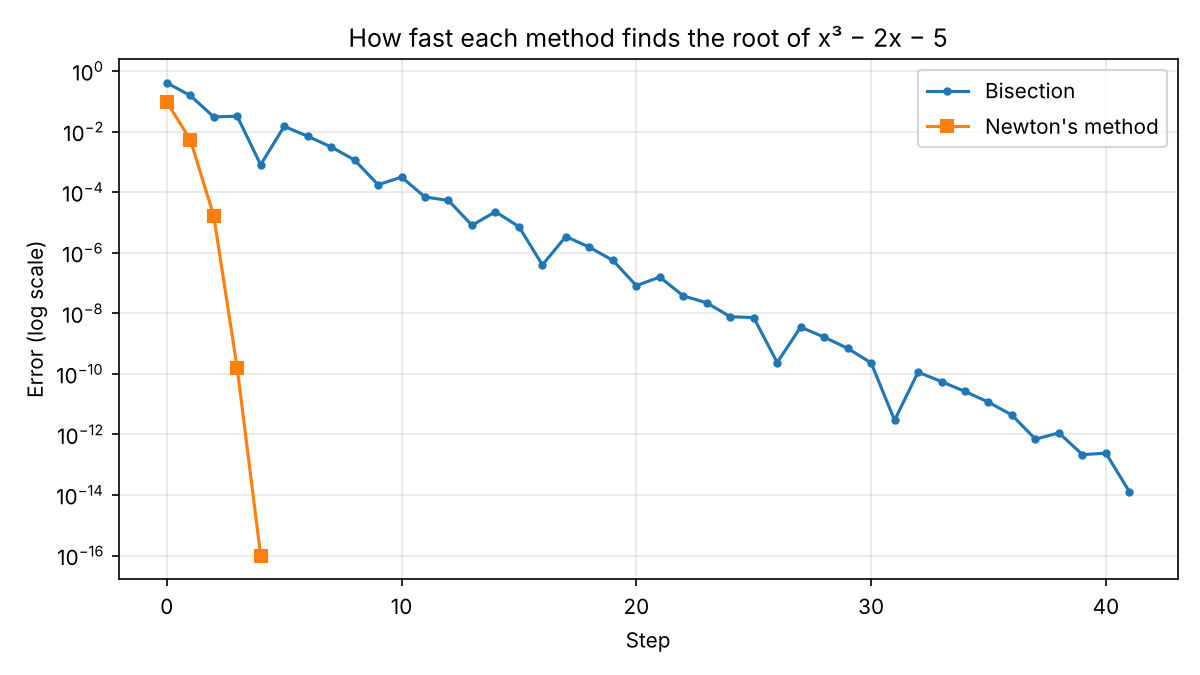

This figure's Python source:
"""
Solving equations a calculator can't solve directly: Newton's method vs bisection.

Example equation: x^3 - 2x - 5 = 0   (Newton himself used this one in 1669)
Also: computing sqrt(2) by solving x^2 - 2 = 0.

Bisection: keep cutting an interval in half. Slow but always works.
Newton's method: follow the tangent line to where it crosses zero:
    x_next = x - f(x) / f'(x)
Usually much faster: the number of correct digits roughly doubles each step.
"""
import matplotlib.pyplot as plt


def f(x):
    return x**3 - 2*x - 5


def df(x):          # derivative of f
    return 3*x**2 - 2


def newton(f, df, x, tol=1e-12, max_steps=50):
    history = [x]
    for _ in range(max_steps):
        x = x - f(x) / df(x)
        history.append(x)
        if abs(f(x)) < tol:
            break
    return x, history


def bisection(f, low, high, tol=1e-12, max_steps=100):
    if f(low) * f(high) > 0:
        raise ValueError("f(low) and f(high) must have opposite signs")
    history = []
    for _ in range(max_steps):
        mid = (low + high) / 2
        history.append(mid)
        if abs(f(mid)) < tol:
            break
        if f(low) * f(mid) < 0:
            high = mid
        else:
            low = mid
    return mid, history


if __name__ == "__main__":
    root_n, hist_n = newton(f, df, x=2.0)
    root_b, hist_b = bisection(f, 2.0, 3.0)
    print("Solving x^3 - 2x - 5 = 0")
    print(f"Newton:    x = {root_n:.12f} after {len(hist_n) - 1} steps")
    print(f"Bisection: x = {root_b:.12f} after {len(hist_b)} steps\n")

    print("Newton's steps (watch the correct digits double):")
    for i, x in enumerate(hist_n):
        print(f"  step {i}: {x:.15f}")

    sqrt2, hist_s = newton(lambda x: x*x - 2, lambda x: 2*x, x=1.0)
    print(f"\nsqrt(2) by Newton's method: {sqrt2:.15f} in {len(hist_s) - 1} steps")
    print(f"Python's own value:         {2 ** 0.5:.15f}")

    err_n = [max(abs(x - root_n), 1e-16) for x in hist_n]
    err_b = [max(abs(x - root_n), 1e-16) for x in hist_b]
    plt.figure(figsize=(8, 4.5))
    plt.semilogy(range(len(err_b)), err_b, "o-", markersize=3, label="Bisection")
    plt.semilogy(range(len(err_n)), err_n, "s-", label="Newton's method")
    plt.xlabel("Step")
    plt.ylabel("Error (log scale)")
    plt.title("How fast each method finds the root of x³ − 2x − 5")
    plt.legend()
    plt.grid(alpha=0.3, which="both")
    plt.tight_layout()
    plt.savefig("newton.png", dpi=150)
    print("Saved the chart as newton.png")
    plt.show()
